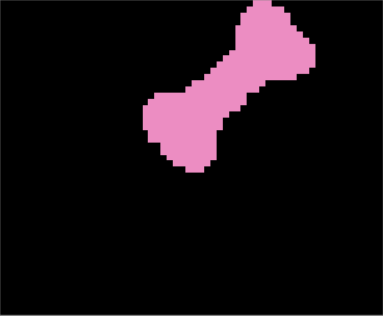
#> input picture Older Code Base/Edhitha ADLC/I.PNG, 383 x 316 px
$ python cropper.py   (older library calls are emulated)
#> lines starting #> are read from the running program, lines starting #| are printed output that depends on the picture; after the words box and inside, x2 and y2 are one past the last pixel; in counts of white or black regions, pixels touching at a corner belong together
import cv2
import numpy as np

def order_points(pts):
	# initialzie a list of coordinates that will be ordered
	# such that the first entry in the list is the top-left,
	# the second entry is the top-right, the third is the
	# bottom-right, and the fourth is the bottom-left
	rect = np.zeros((4, 2), dtype = "float32")

	# the top-left point will have the smallest sum, whereas
	# the bottom-right point will have the largest sum
	s = pts.sum(axis = 1)
	rect[0] = pts[np.argmin(s)]
	rect[2] = pts[np.argmax(s)]

	# now, compute the difference between the points, the
	# top-right point will have the smallest difference,
	# whereas the bottom-left will have the largest difference
	diff = np.diff(pts, axis = 1)
	rect[1] = pts[np.argmin(diff)]
	rect[3] = pts[np.argmax(diff)]

	# return the ordered coordinates
	return rect

def four_point_transform(image, pts):
	# obtain a consistent order of the points and unpack them
	# individually
	rect = order_points(pts)
	(tl, tr, br, bl) = rect

	# compute the width of the new image, which will be the
	# maximum distance between bottom-right and bottom-left
	# x-coordiates or the top-right and top-left x-coordinates
	widthA = np.sqrt(((br[0] - bl[0]) ** 2) + ((br[1] - bl[1]) ** 2))
	widthB = np.sqrt(((tr[0] - tl[0]) ** 2) + ((tr[1] - tl[1]) ** 2))
	maxWidth = max(int(widthA), int(widthB))

	# compute the height of the new image, which will be the
	# maximum distance between the top-right and bottom-right
	# y-coordinates or the top-left and bottom-left y-coordinates
	heightA = np.sqrt(((tr[0] - br[0]) ** 2) + ((tr[1] - br[1]) ** 2))
	heightB = np.sqrt(((tl[0] - bl[0]) ** 2) + ((tl[1] - bl[1]) ** 2))
	maxHeight = max(int(heightA), int(heightB))

	# now that we have the dimensions of the new image, construct
	# the set of destination points to obtain a "birds eye view",
	# (i.e. top-down view) of the image, again specifying points
	# in the top-left, top-right, bottom-right, and bottom-left
	# order
	dst = np.array([
		[0, 0],
		[maxWidth - 1, 0],
		[maxWidth - 1, maxHeight - 1],
		[0, maxHeight - 1]], dtype = "float32")

	# compute the perspective transform matrix and then apply it
	M = cv2.getPerspectiveTransform(rect, dst)
	warped = cv2.warpPerspective(image, M, (maxWidth, maxHeight))

	# return the warped image
	return warped

def skeletonise(img):
	#img = cv2.cvtColor(img,cv2.COLOR_BGR2GRAY)
	size = np.size(img)
	Single_Line = np.zeros(img.shape,np.uint8)

	ret,img = cv2.threshold(img,127,255,0)
	element = cv2.getStructuringElement(cv2.MORPH_CROSS,(3,3))
	Done_Flag=0

	## Use a for loop for less iterations. It gives decent results too
	## Try putting the flag for 10 iterations only. You get a weird outline for I
	while( Done_Flag == 0):
		eroded = cv2.erode(img,element)
		temp = cv2.dilate(eroded,element)
		temp = cv2.subtract(img,temp)
		Single_Line = cv2.bitwise_or(Single_Line,temp)
		img = eroded.copy()

		zeros = size - cv2.countNonZero(img)
		if zeros==size:
			Done_Flag = 1

	return Single_Line

def crop_transform_pad(image):
	imagehsv = cv2.cvtColor(image,cv2.COLOR_BGR2HSV)

	lower_blue = np.array([10,10,2])
	upper_blue = np.array([255,255,255])

	# Threshold the HSV image to get only blue colors
	mask = cv2.inRange(imagehsv, lower_blue, upper_blue)
	#cv2.imshow("mask",mask)
	imagec,cnts, _ = cv2.findContours(mask.copy(), cv2. RETR_EXTERNAL, cv2.CHAIN_APPROX_SIMPLE)

	#print("contours = ",len(cnts))
	for c in cnts:
		#cv2.drawContours(image, [c], -1, (0, 255, 0), 2)
		#(x,y,w,h) = cv2.boundingRect(c)
		rect = cv2.minAreaRect(c)
		box = cv2.boxPoints(rect)
		box = np.int0(box)
		# [7 lines of commented-out code are left out]
	pts = [(box[0][0], box[0][1]), (box[1][0],box[1][1]), (box[2][0], box[2][1]), (box[3][0],box[3][1])]
	pts = np.array(pts, dtype = "float32")
	warped = four_point_transform(mask, pts)
	#cv2.imshow("Outline",image)
	#cv2.imshow("warped",warped)
	#res = cv2.resize(warped,(100,100))
	bordersize=10
	border = cv2.copyMakeBorder(warped, top=bordersize, bottom=bordersize, left=bordersize, right=bordersize, borderType= cv2.BORDER_CONSTANT, value=[0,0,0] )

	return warped


image = cv2.imread('I.PNG',1)
#> image is the input picture: shape (316, 383, 3); mean B, G, R 20, 14.8, 24.2

cropped = crop_transform_pad(image)
#> in crop_transform_pad, `imagehsv = cv2.cvtColor(image,cv2.COLOR_BGR2HSV)`: imagehsv: shape (316, 383, 3); mean H, S, V 16.7, 10.6, 24.2
#> in crop_transform_pad, `mask = cv2.inRange(imagehsv, lower_blue, upper_blue)`:
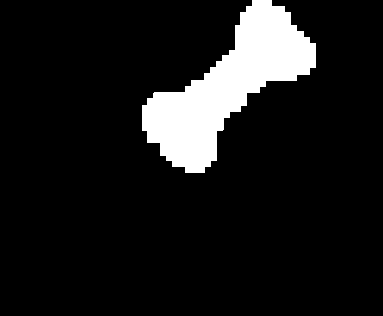
#> mask: shape (316, 383); 10.2% white; 1 white region
#> in crop_transform_pad, `imagec,cnts, _ = cv2.findContours(mask.copy(), cv2. RETR_EXTERNAL, cv2..`: cnts = 1 contour; box (x1, y1, x2, y2) and area: (142, 0, 316, 173) 12070
#> the loop in crop_transform_pad, `for c in cnts:` made 1 pass
#> (rect, box) on pass 1: (((227.4, 86.55), (193.2, 92.99), -43.03), [[188, 186], [125, 118], [266, -13], [329, 54]])
#> in crop_transform_pad, `pts = [(box[0][0], box[0][1]), (box[1][0],box[1][1]), (box[2][0], box[..`: pts = [(188, 186), (125, 118), (266, -13), (329, 54)]
#> in crop_transform_pad, `pts = np.array(pts, dtype = "float32")`: pts = [[188, 186], [125, 118], [266, -13], [329, 54]]
#> in order_points, `s = pts.sum(axis = 1)`: s = [374, 243, 253, 383]
#> in order_points, `diff = np.diff(pts, axis = 1)`: diff = [-2, -7, -279, -275]
#> in four_point_transform, `rect = order_points(pts)`: rect = [[125, 118], [266, -13], [329, 54], [188, 186]]
#> in four_point_transform, `(tl, tr, br, bl) = rect`: tl = [125, 118]; tr = [266, -13]; br = [329, 54]; bl = [188, 186]
#> in four_point_transform, `widthA = np.sqrt(((br[0] - bl[0]) ** 2) + ((br[1] - bl[1]) ** 2))`: widthA = 193.1
#> in four_point_transform, `widthB = np.sqrt(((tr[0] - tl[0]) ** 2) + ((tr[1] - tl[1]) ** 2))`: widthB = 192.5
#> in four_point_transform, `maxWidth = max(int(widthA), int(widthB))`: maxWidth = 193
#> in four_point_transform, `heightA = np.sqrt(((tr[0] - br[0]) ** 2) + ((tr[1] - br[1]) ** 2))`: heightA = 91.97
#> in four_point_transform, `heightB = np.sqrt(((tl[0] - bl[0]) ** 2) + ((tl[1] - bl[1]) ** 2))`: heightB = 92.7
#> in four_point_transform, `maxHeight = max(int(heightA), int(heightB))`: maxHeight = 92
#> in four_point_transform, `dst = np.array([ [0, 0], [maxWidth - 1, 0], [maxWidth - 1, maxHeight -..`: dst = [[0, 0], [192, 0], [192, 91], [0, 91]]
#> in four_point_transform, `M = cv2.getPerspectiveTransform(rect, dst)`: M = [[0.731, -0.677, -11.45], [0.675, 0.726, -170], [-3.91e-06, 5.63e-05, 1]]
#> in four_point_transform, `warped = cv2.warpPerspective(image, M, (maxWidth, maxHeight))`:
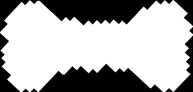
#> warped: shape (92, 193); min 0, max 255, mean 174.7
#> in crop_transform_pad, `border = cv2.copyMakeBorder(warped, top=bordersize, bottom=bordersize,..`:
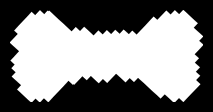
#> border: shape (112, 213); min 0, max 255, mean 130
cv2.imshow("crop",cropped)
#single_line = skeletonise(cropped)
#cv2.imshow("final",single_line)
cv2.waitKey(0)
cv2.destroyAllWindows()

$ run again, with Older Code Base/Edhitha ADLC/Semicircle.png copied over Older Code Base/Edhitha ADLC/I.PNG
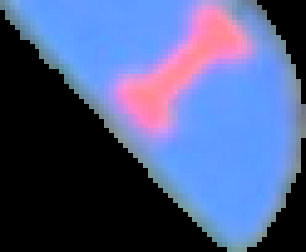
#> input picture Older Code Base/Edhitha ADLC/Semicircle.png, 306 x 252 px
#> image is the input picture: shape (252, 306, 3); mean B, G, R 135.2, 90, 77.1
#> imagehsv: shape (252, 306, 3); mean H, S, V 69.7, 76.6, 140.2
#> in crop_transform_pad, `mask = cv2.inRange(imagehsv, lower_blue, upper_blue)`:
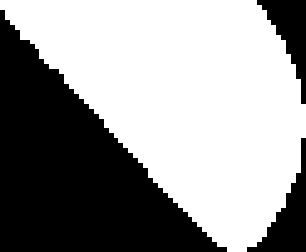
#> mask: shape (252, 306); 59.3% white; 3 black regions
#> cnts = 1 contour; box (x1, y1, x2, y2) and area: (0, 0, 306, 252) 45224
#> the loop in crop_transform_pad, `for c in cnts:` made 1 pass
#> (rect, box) on pass 1: (((185.2, 69.97), (200.1, 354.5), -42.85), [[232, 267], [-8, 8], [138, -128], [379, 131]])
#> in crop_transform_pad, `pts = [(box[0][0], box[0][1]), (box[1][0],box[1][1]), (box[2][0], box[..`: pts = [(232, 267), (-8, 8), (138, -128), (379, 131)]
#> in crop_transform_pad, `pts = np.array(pts, dtype = "float32")`: pts = [[232, 267], [-8, 8], [138, -128], [379, 131]]
#> s = [499, 0, 10, 510]
#> diff = [35, 16, -266, -248]
#> in four_point_transform, `rect = order_points(pts)`: rect = [[-8, 8], [138, -128], [379, 131], [232, 267]]
#> tl = [-8, 8]; tr = [138, -128]; br = [379, 131]; bl = [232, 267]
#> widthA = 200.3
#> widthB = 199.5
#> maxWidth = 200
#> heightA = 353.8
#> heightB = 353.1
#> maxHeight = 353
#> dst = [[0, 0], [199, 0], [199, 352], [0, 352]]
#> M = [[0.733, -0.679, 11.3], [0.682, 0.732, -0.401], [1.42e-05, 1.05e-06, 1]]
#> in crop_transform_pad, `border = cv2.copyMakeBorder(warped, top=bordersize, bottom=bordersize,..`:
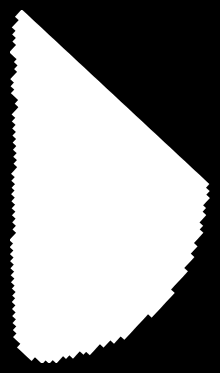
#> border: shape (373, 220); min 0, max 255, mean 140.9
